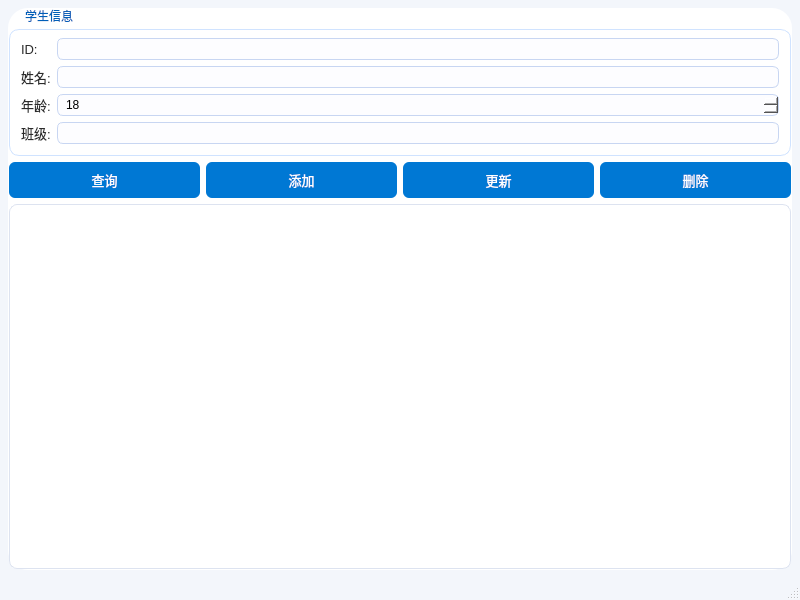
<?xml version="1.0" encoding="UTF-8"?>
<ui version="4.0">
 <class>MainWindow</class>
 <widget class="QMainWindow" name="MainWindow">
  <property name="geometry">
   <rect>
    <x>0</x>
    <y>0</y>
    <width>800</width>
    <height>600</height>
   </rect>
  </property>
  <property name="windowTitle">
   <string>学生管理系统</string>
  </property>
  <property name="styleSheet">
   <string notr="true">QMainWindow {
    background-color: #f3f6fb;
}

#centralwidget {
    background-color: #ffffff;
    border-radius: 20px;
    margin: 8px;
}

QGroupBox#groupBox {
    border: 1px solid #d0e3ff;
    border-radius: 10px;
    margin-top: 20px;
    background-color: #ffffff;
}

QGroupBox#groupBox::title {
    subcontrol-origin: margin;
    left: 10px;
    padding: 0 4px;
    color: #005fb8;
    font-weight: 600;
}

QLabel {
    color: #2b2b2b;
    font-size: 13px;
}

QLineEdit, QSpinBox {
    border: 1px solid #c8d6f2;
    border-radius: 6px;
    padding: 2px 6px;
    background-color: #fdfdff;
}

QLineEdit:focus, QSpinBox:focus {
    border: 1px solid #0078d4;
    background-color: #ffffff;
}

QPushButton {
    min-height: 28px;
    padding: 4px 14px;
    border-radius: 6px;
    border: none;
    background-color: #0078d4;
    color: white;
    font-size: 13px;
}

QPushButton:hover {
    background-color: #1084e0;
}

QPushButton:pressed {
    background-color: #005a9e;
}

QTableWidget {
    background-color: #ffffff;
    gridline-color: #e0e6f2;
    selection-background-color: #cfe4ff;
    selection-color: #000000;
    border-radius: 8px;
    border: 1px solid #dde3f0;
}

QHeaderView::section {
    background-color: #eef3fb;
    color: #444444;
    padding: 4px;
    border: 1px solid #d0d7e6;
}
</string>
  </property>
  <widget class="QWidget" name="centralwidget">
   <layout class="QVBoxLayout" name="verticalLayout">
    <item>
     <widget class="QGroupBox" name="groupBox">
      <property name="title">
       <string>学生信息</string>
      </property>
      <layout class="QFormLayout" name="formLayout">
       <item row="0" column="0">
        <widget class="QLabel" name="label">
         <property name="text">
          <string>ID:</string>
         </property>
        </widget>
       </item>
       <item row="0" column="1">
        <widget class="QLineEdit" name="lineEditId">
         <property name="readOnly">
          <bool>true</bool>
         </property>
        </widget>
       </item>
       <item row="1" column="0">
        <widget class="QLabel" name="label_2">
         <property name="text">
          <string>姓名:</string>
         </property>
        </widget>
       </item>
       <item row="1" column="1">
        <widget class="QLineEdit" name="lineEditName"/>
       </item>
       <item row="2" column="0">
        <widget class="QLabel" name="label_3">
         <property name="text">
          <string>年龄:</string>
         </property>
        </widget>
       </item>
       <item row="3" column="0">
        <widget class="QLabel" name="label_4">
         <property name="text">
          <string>班级:</string>
         </property>
        </widget>
       </item>
       <item row="3" column="1">
        <widget class="QLineEdit" name="lineEditClass"/>
       </item>
       <item row="2" column="1">
        <widget class="QSpinBox" name="spinBoxAge">
         <property name="minimum">
          <number>1</number>
         </property>
         <property name="maximum">
          <number>150</number>
         </property>
         <property name="value">
          <number>18</number>
         </property>
        </widget>
       </item>
      </layout>
     </widget>
    </item>
    <item>
     <layout class="QHBoxLayout" name="horizontalLayout">
      <item>
       <widget class="QPushButton" name="btnQuery">
        <property name="text">
         <string>查询</string>
        </property>
       </widget>
      </item>
      <item>
       <widget class="QPushButton" name="btnAdd">
        <property name="text">
         <string>添加</string>
        </property>
       </widget>
      </item>
      <item>
       <widget class="QPushButton" name="btnUpdate">
        <property name="text">
         <string>更新</string>
        </property>
       </widget>
      </item>
      <item>
       <widget class="QPushButton" name="btnDelete">
        <property name="text">
         <string>删除</string>
        </property>
       </widget>
      </item>
     </layout>
    </item>
    <item>
     <widget class="QTableWidget" name="tableWidget"/>
    </item>
   </layout>
  </widget>
  <widget class="QMenuBar" name="menubar">
   <property name="geometry">
    <rect>
     <x>0</x>
     <y>0</y>
     <width>800</width>
     <height>21</height>
    </rect>
   </property>
  </widget>
  <widget class="QStatusBar" name="statusbar"/>
 </widget>
 <resources/>
 <connections/>
</ui>
